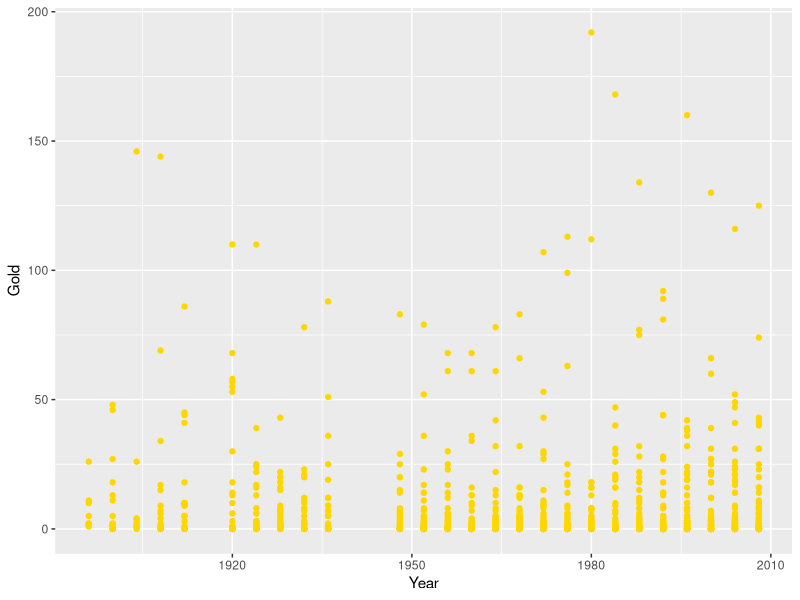
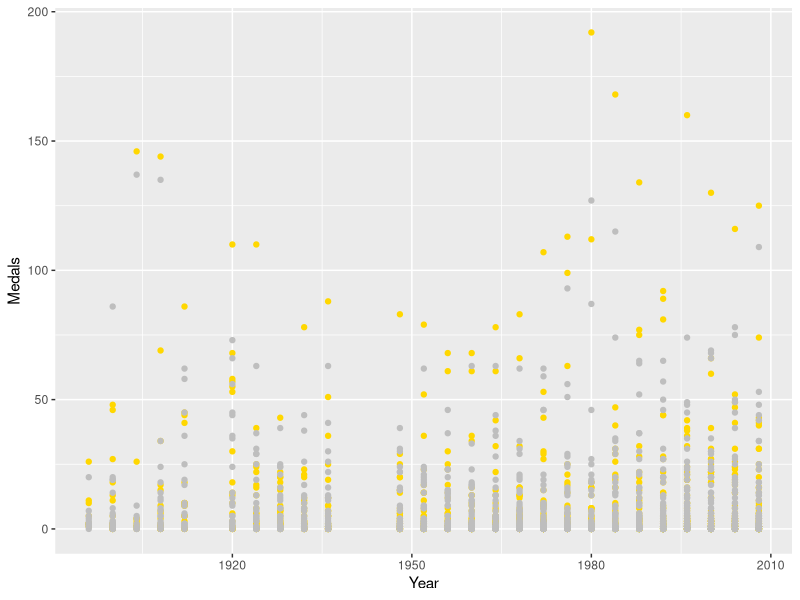
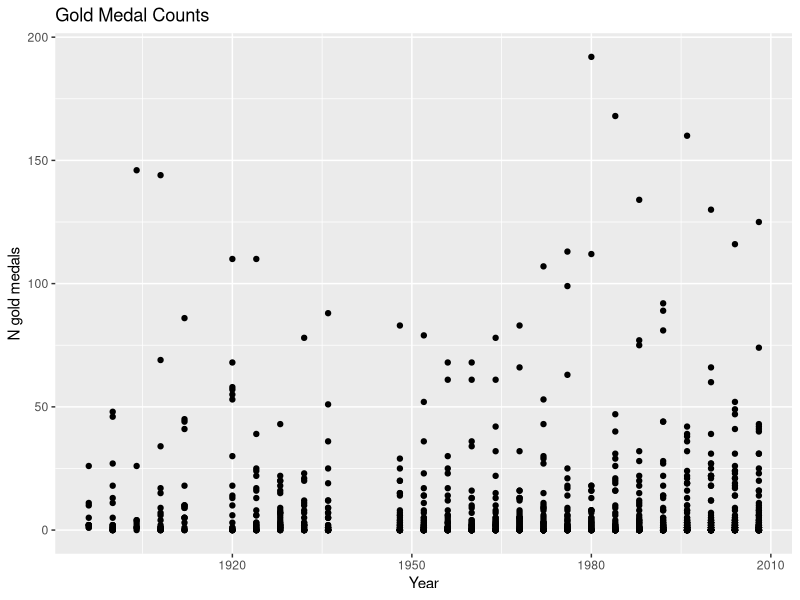
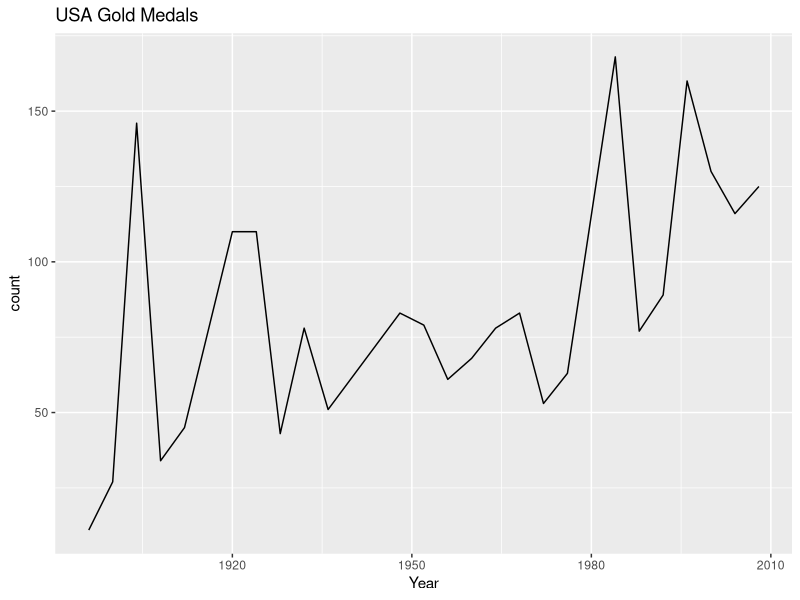
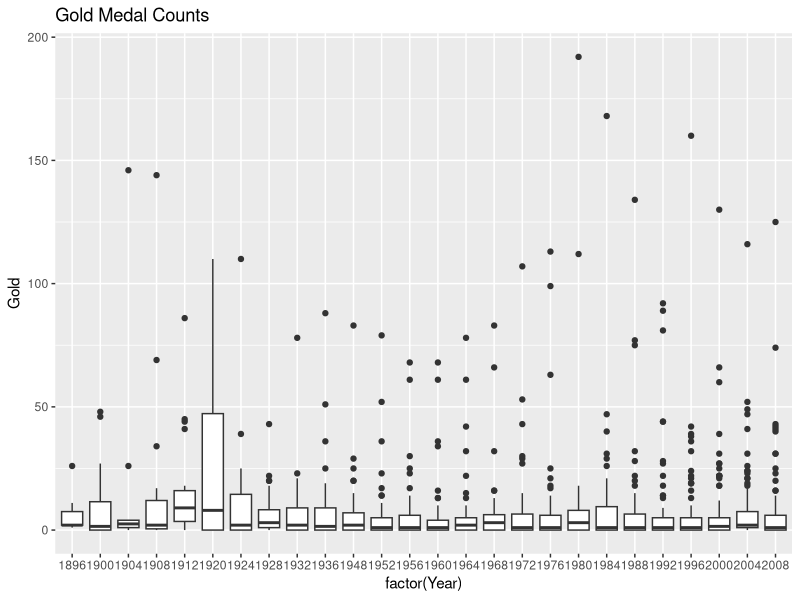
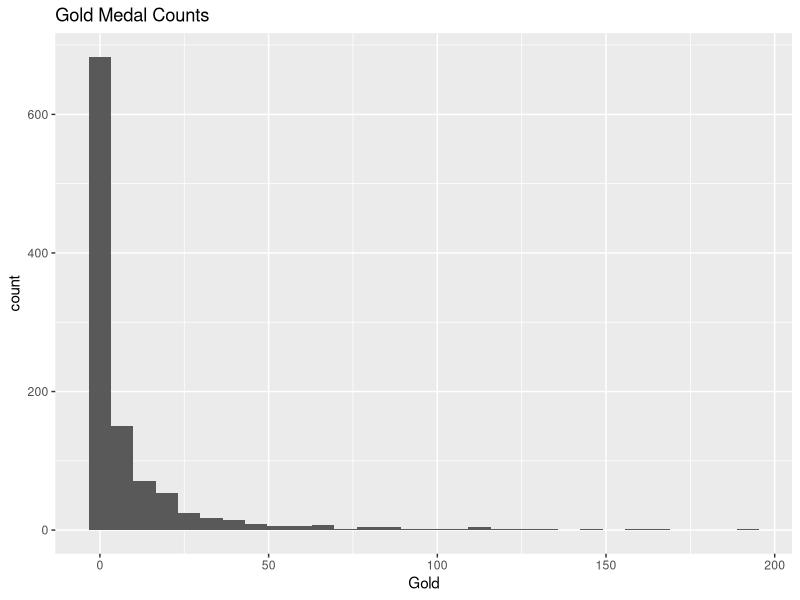
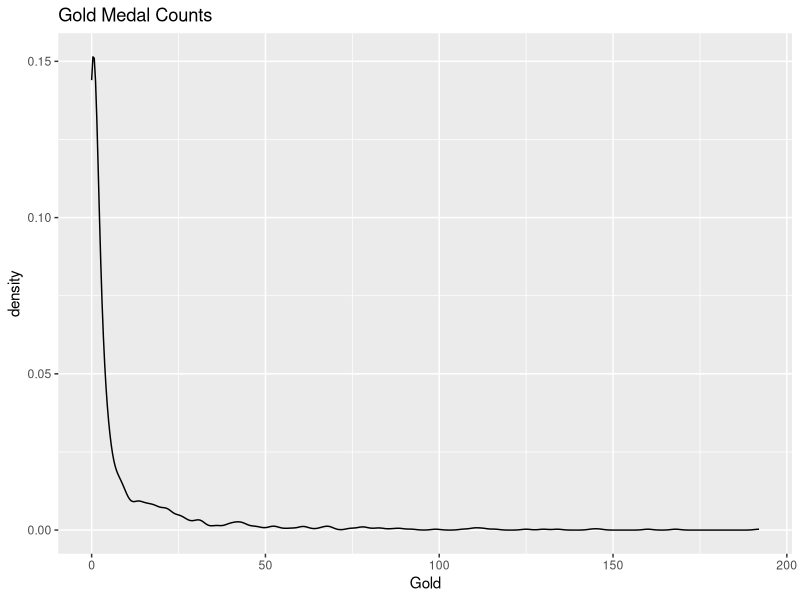
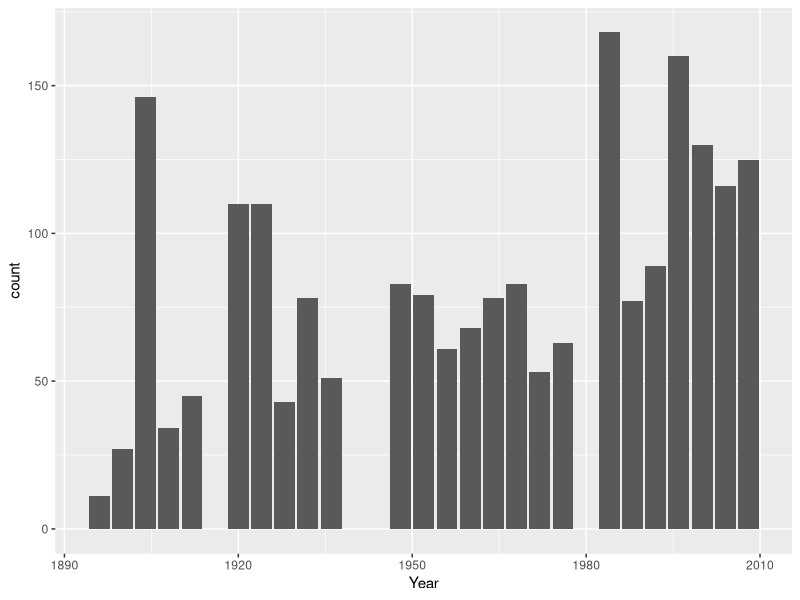

Recreate these plots in R, in order.
## ---- chunk 1
knitr::opts_chunk$set(echo = TRUE, message = FALSE)
## ---- chunk 2
medal_counts <- read.csv(file.path("..", "data", "medal_counts.csv"))
medal_counts_wide <- read.csv(file.path("..", "data", "medal_counts_wide.csv"))
usa_gold_medals <- read.csv(file.path("..", "data", "usa_gold_medals.csv"))

## ---- chunk 3
library(ggplot2)
library(dplyr)
## ---- chunk 4
p <- ggplot(data = medal_counts_wide) +
  aes(x = Year, y = Gold) +                   
  geom_point(color = "gold")
p
p + 
  geom_point(
    aes(x = Year, y = Silver), 
    color = "gray"
  ) + 
  ylab("Medals")
## ---- chunk 5
medal_counts_wide %>%
  ggplot() +
  aes(x = Year, y = Gold) +
  geom_point() +
  ggtitle("Gold Medal Counts") +
  labs(y = "N gold medals")

## ---- chunk 6

ggplot(usa_gold_medals, aes(x = Year, y = count)) + 
  geom_line() +
  ggtitle("USA Gold Medals")

## ---- chunk 7

# Boxplots
ggplot(medal_counts_wide, aes(x = factor(Year), y = Gold)) +
  geom_boxplot() + 
  ggtitle("Gold Medal Counts")
## ---- chunk 8
# Histogram
ggplot(medal_counts_wide, aes(x = Gold)) + 
  geom_histogram() +
  ggtitle("Gold Medal Counts")
## ---- chunk 9
# Density plot
ggplot(medal_counts_wide, aes(x = Gold)) + 
  geom_density() +
  ggtitle("Gold Medal Counts")
## ---- chunk 10
# Bar chart
ggplot(usa_gold_medals, aes(x = Year, y = count)) + 
  geom_bar(stat = "identity")
## ---- chunk 11

# Compare boxplot first, then jitter
iris %>%
  ggplot() +
  aes(x = Species, y = Sepal.Length) +
  geom_boxplot(outlier.shape = NA) +
  geom_jitter(width = 0.3)  # jitter: point with position dodging

# versus jitter first, then boxplot
iris %>%
  ggplot() +
  aes(x = Species, y = Sepal.Length) +
  geom_jitter(width = 0.3) +
  geom_boxplot(outlier.shape = NA)


## ---- chunk 12
# This combines the subsetting and plotting into one step
medal_counts %>%
  filter(Medal == "Gold") %>%
  filter(NOC == "USA") %>%
  ggplot(aes(x = Year, y = count)) + 
  geom_line()

## ---- chunk 13
datasets::airquality
## ---- chunk 14

## ---- chunk 15

## ---- chunk 16
datasets::ToothGrowth
